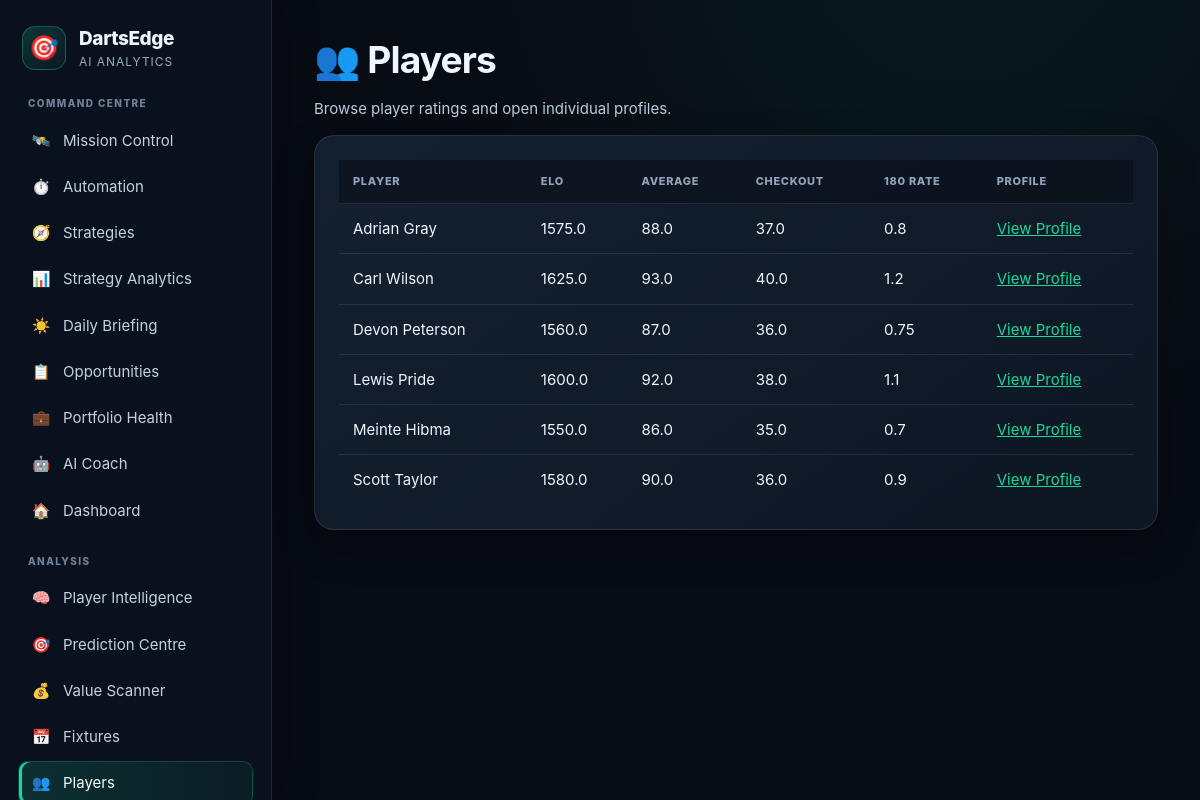
Before: /players with the older database file.
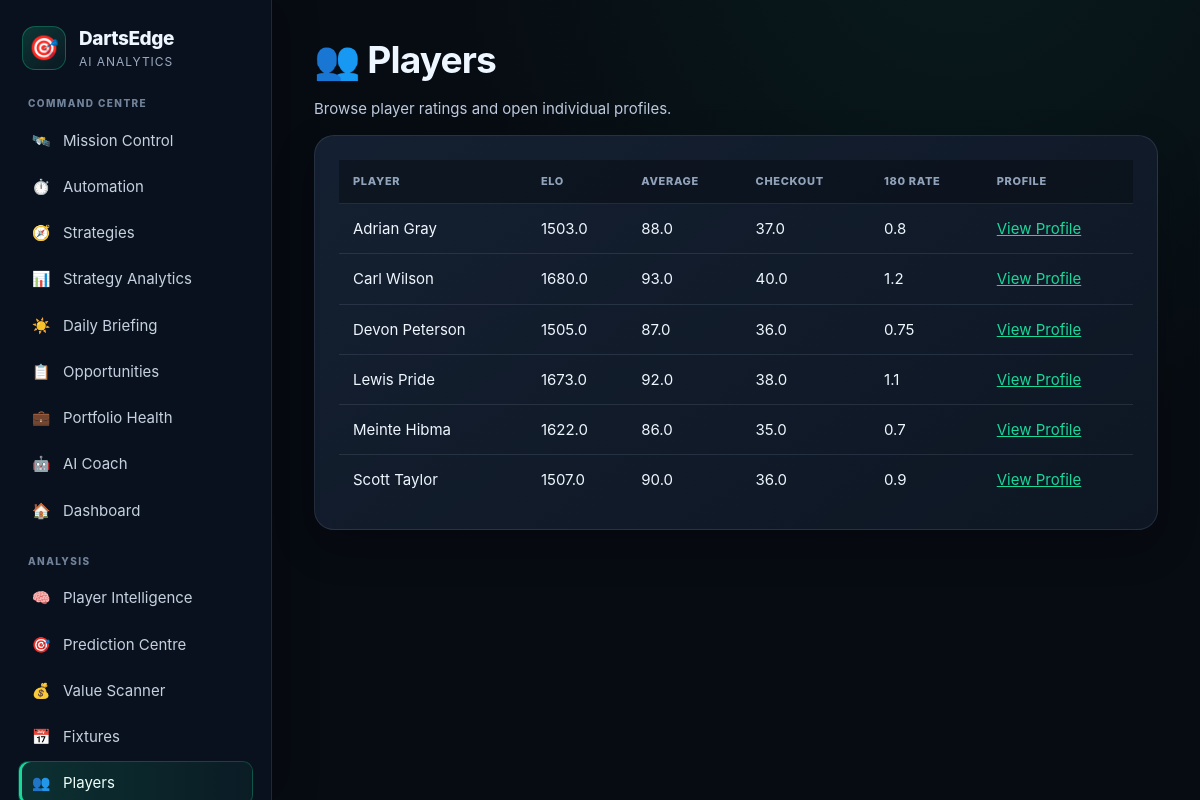
After: the same page with the newer database file.
### app/models/player.py (models this page shows)
class Player(Base):
    __tablename__ = "players"
    id = Column(Integer, primary_key=True, index=True)
    name = Column(String, unique=True, index=True)
    elo = Column(Float)
    average = Column(Float)
    checkout = Column(Float)
    one80_rate = Column(Float)

### app/routes/players.py (the view)
@router.get("/players")
def players_page(request: Request):
    db = SessionLocal()
    try:
        players = (
            db.query(Player)
            .order_by(Player.name.asc())
            .all()
        )
        return templates.TemplateResponse(
            "players.html",
            {
                "request": request,
                "players": players,
            },
        )
    finally:
        db.close()

### app/templates/players.html
{% extends "base.html" %}
{% block content %}
<div class="page-header">
    <div>
        <h1>👥 Players</h1>
        <p class="page-subtitle">
            Browse player ratings and open individual profiles.
        </p>
    </div>
</div>
<div class="card">
    {% if players %}
    <div class="table-wrapper">
        <table>
            <thead>
                <tr>
                    <th>Player</th>
                    <th>Elo</th>
                    <th>Average</th>
                    <th>Checkout</th>
                    <th>180 Rate</th>
                    <th>Profile</th>
                </tr>
            </thead>
            <tbody>
                {% for player in players %}
                <tr>
                    <td>{{ player.name | display_name }}</td>
                    <td>{{ player.elo }}</td>
                    <td>{{ player.average }}</td>
                    <td>{{ player.checkout }}</td>
                    <td>{{ player.one80_rate }}</td>
                    <td>
                        <a href="/player-profile/{{ player.name }}">
                            View Profile
                        </a>
                    </td>
                </tr>
                {% endfor %}
            </tbody>
        </table>
    </div>
    {% else %}
    <p>No players found.</p>
    {% endif %}
</div>
{% endblock %}

Changed rows visible on the page:
changed Player "Adrian Gray": elo "1575.0" → "1503.0"
changed Player "Carl Wilson": elo "1625.0" → "1680.0"
changed Player "Devon Peterson": elo "1560.0" → "1505.0"
changed Player "Lewis Pride": elo "1600.0" → "1673.0"
changed Player "Meinte Hibma": elo "1550.0" → "1622.0"
changed Player "Scott Taylor": elo "1580.0" → "1507.0"
